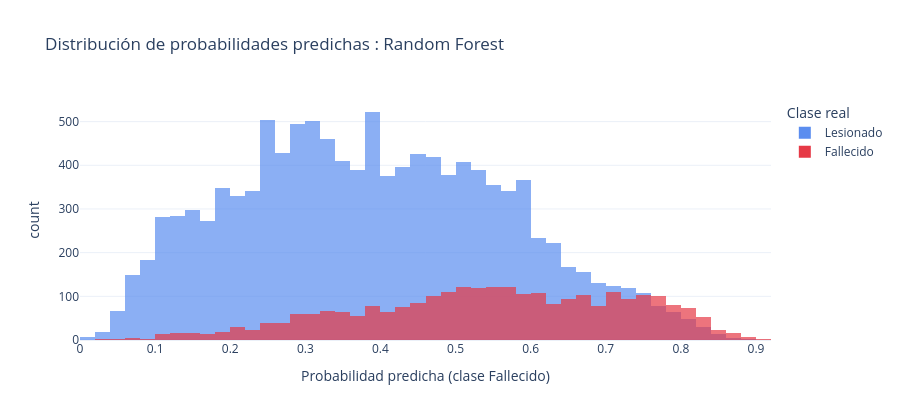

Source (notebook cell):
### Markdown cell above
### Hallazgo — Importancia de features

| Feature | Importancia |
|---|---|
| Departamento | 0.2342 : más predictora |
| Tipo de evento | 0.1849 |
| Grupo de edad | 0.1655 |
| Tipo de vehículo | 0.1276 |
| Sexo | 0.1104 |
| Día de la semana | 0.0966 |
| Grupo horario | 0.0544 |
| Mayor / Menor edad | 0.0265 : menos predictora |

Departamento fue la variable con mayor importancia según el índice de Gini (23.4%), seguida por tipo de evento (18.5%). Este resultado sugiere que la ubicación geográfica constituye uno de los principales factores asociados con la severidad del siniestro en el conjunto de datos analizado.

### Code cell
# -- Visualización 5: Distribución de probabilidades predichas ----------------------------------------------
df_proba = pd.DataFrame({
    'probabilidad': y_proba,
    'real': y_test.map({1:'Fallecido', 2:'Lesionado'})
})

fig_dist = px.histogram(
    df_proba,
    x='probabilidad',
    color='real',
    nbins=50,
    barmode='overlay',
    opacity=0.7,
    color_discrete_map={'Fallecido':'#E63946', 'Lesionado':'#5B8DEF'},
    title='Distribución de probabilidades predichas : Random Forest',
    labels={'probabilidad':'Probabilidad predicha (clase Fallecido)',
            'real':'Clase real'}
)
fig_dist.update_layout(height=420, template='plotly_white')
fig_dist.show()

### Figure 1 — Plotly figure (JSON) as saved in the notebook; plotly's stock layout.template omitted (floating-point values rounded to 4 significant figures; data arrays with more than 128 entries replaced by an {"elided": "..."} marker saying what was removed)
{"data": [{"bingroup": "x", "hovertemplate": "Clase real=Lesionado<br>Probabilidad predicha (clase Fallecido)=%{x}<br>count=%{y}<extra></extra>", "legendgroup": "Lesionado", "marker": {"color": "#5B8DEF", "opacity": 0.7, "pattern": {"shape": ""}}, "name": "Lesionado", "nbinsx": 50, "orientation": "v", "showlegend": true, "type": "histogram", "x": {"elided": "11641 float values"}, "xaxis": "x", "yaxis": "y"}, {"bingroup": "x", "hovertemplate": "Clase real=Fallecido<br>Probabilidad predicha (clase Fallecido)=%{x}<br>count=%{y}<extra></extra>", "legendgroup": "Fallecido", "marker": {"color": "#E63946", "opacity": 0.7, "pattern": {"shape": ""}}, "name": "Fallecido", "nbinsx": 50, "orientation": "v", "showlegend": true, "type": "histogram", "x": {"elided": "2748 float values"}, "xaxis": "x", "yaxis": "y"}], "layout": {"barmode": "overlay", "height": 420, "legend": {"title": {"text": "Clase real"}, "tracegroupgap": 0}, "title": {"text": "Distribución de probabilidades predichas : Random Forest"}, "xaxis": {"anchor": "y", "domain": [0, 1], "title": {"text": "Probabilidad predicha (clase Fallecido)"}}, "yaxis": {"anchor": "x", "domain": [0, 1], "title": {"text": "count"}}}}
